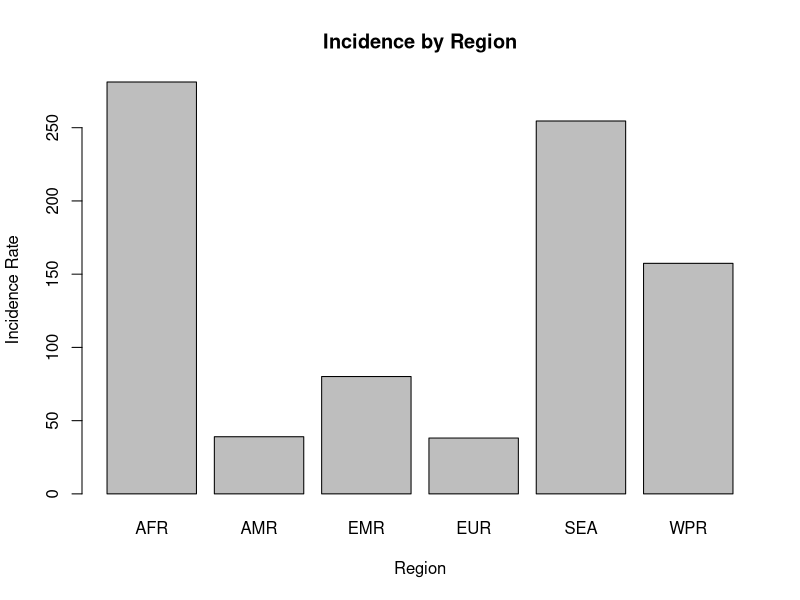
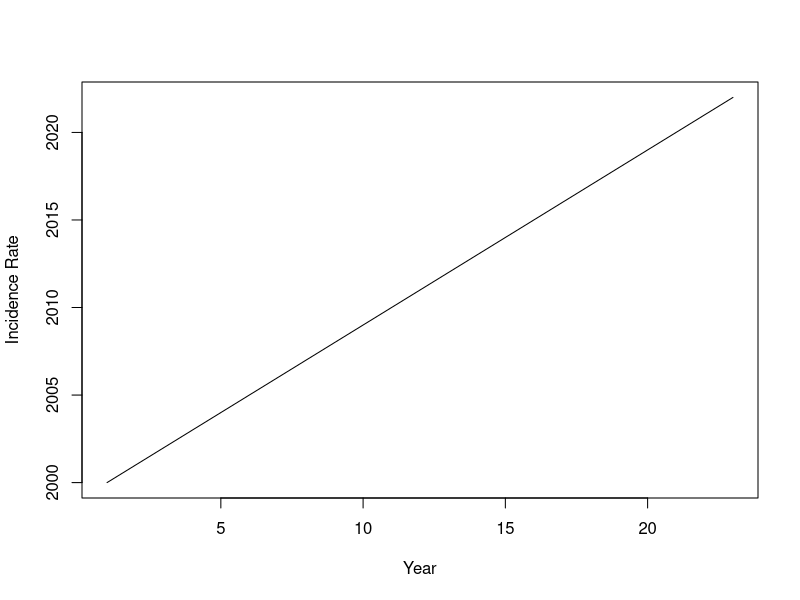
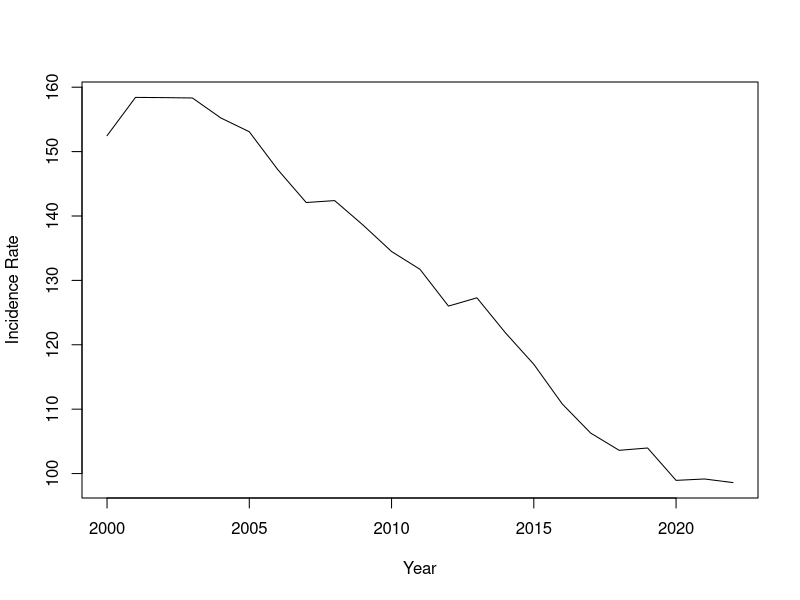
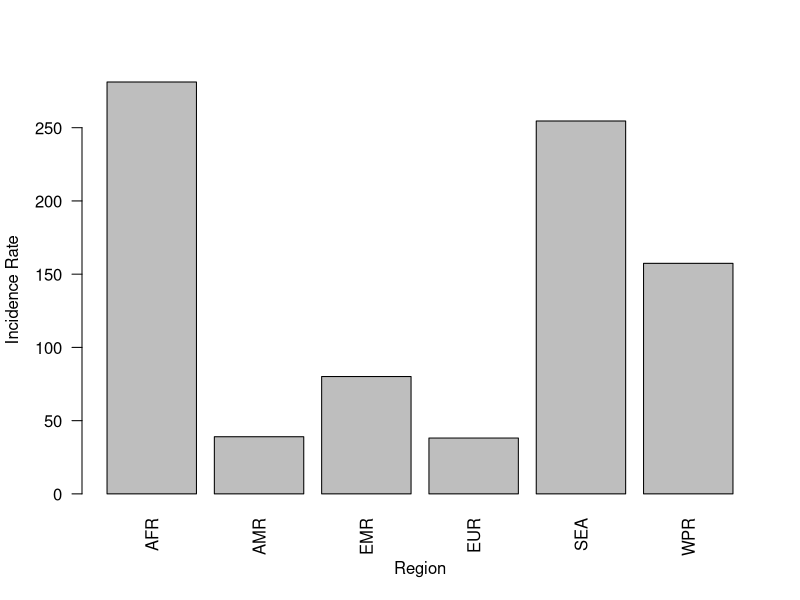

Reproduce these figures in R, in order.
#Installing necessary libraries


#Loading necessary libraries


# Loading the data set
df = read.csv("TB.csv")


#Removing Null values by dropping them
data = na.omit(df)

#Viewing the size of the data after removing the null values
dim(data)

#Viewing overall summary of the data
summary(data)

# Define a function to remove outliers using Winsorization
remove_outliers <- function(df) {
  # Exclude columns that are not numerical or are not suitable for outlier handling
  exclude_cols <- c("country", "iso2", "iso3", "iso_numeric", "g_whoregion", "year", "e_pop_num", "cfr", "cfr_lo", "cfr_hi", "cfr_pct", "cfr_pct_lo", "cfr_pct_hi")
  
  # Apply Winsorization to each numeric column
  num_cols <- setdiff(names(df), exclude_cols)
  
  for (col in num_cols) {
    q1 <- quantile(df[[col]], 0.01)
    q99 <- quantile(df[[col]], 0.99)
    df[[col]][df[[col]] < q1] <- q1
    df[[col]][df[[col]] > q99] <- q99
  }
  
  return(df)
}

# Apply the function to each column of the data frame
data_winsorized <- data.frame(sapply(data, remove_outliers))

View(data_winsorized)

#Viewing overall summary of the data after handling outliers
summary(data)


# 2. Geographic Variations
region_incidence <- tapply(data$e_inc_100k, data$g_whoregion, mean, na.rm = TRUE)
barplot(region_incidence, main = "Incidence by Region", xlab = "Region", ylab = "Incidence Rate")


# Trends Over Time
trends <- aggregate(e_inc_100k ~ year, data = data, FUN = mean)
plot(trends$year, trends$incidence_rate, type = "l", xlab = "Year", ylab = "Incidence Rate")

# Risk Factors
#Not enough data
#model <- lm(e_inc_100k~ age + gender + hiv_status, data = data)
#summary(model)

# Treatment Effectiveness
#t.test(outcome ~ treatment, data = data)

# Impact of Public Health Interventions
#t.test(outcome ~ intervention, data = data)

# Age and Gender Disparities
#t.test(outcome ~ age_group, data = data)

# HIV Co-infection
#Not enough data
#model <- lm(incidence_rate ~ age + gender + hiv_status, data = data)
#summary(model)

# Socioeconomic Factors
#Not enough data
# model <- lm(e_inc_100k ~ income + education + urbanization, data = data)
# summary(model)

# Seasonal Variations
# Graph doesn't look right
# ts_data <- ts(data$e_inc_100k, frequency = 12)
# decomposition <- decompose(ts_data)
# plot(decomposition)

# Healthcare Access
#Insufficient data
# model <- lm(incidence_rate ~ healthcare_access + healthcare_infrastructure, data = data)
# summary(model)



# 1. Trends Over Time
trends <- aggregate(e_inc_100k ~ year, data = data, FUN = mean)
plot(trends$year, trends$e_inc_100k, type = "l", xlab = "Year", ylab = "Incidence Rate")

# 2. Geographic Variations
geo_var <- aggregate(e_inc_100k ~ g_whoregion, data = data, FUN = mean)
barplot(geo_var$e_inc_100k, names.arg = geo_var$g_whoregion, las = 2, xlab = "Region", ylab = "Incidence Rate")





# 3. Risk Factors
# Doesn't work rn
# model <- lm(e_inc_100k ~ e_prev_100k + e_mort_exc_tbhiv_100k, data = data)
# summary(model)

# 7. HIV Co-infection
model <- lm(e_inc_100k ~ e_tbhiv_prct, data = data)
summary(model)
